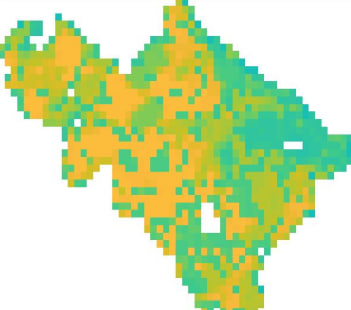
%> input picture 1.jpg, 351 x 310 px
$ octave colorhistx.m   (GNU Octave 9; MATLAB toolbox functions it lacks are replaced by stand-ins)
%> lines starting %> are read from the running program, lines starting %| are printed output that depends on the picture
% Read the image
img = imread('1.jpg'); % replace 'your_image.jpg' with the actual image file
%> img is the input picture: size 310x351x3 uint8; mean R, G, B 204.1, 224.3, 169.6

% Reshape the image to a 2D array of RGB values
img_vector = double(reshape(img, [], 3));

% Specify the number of clusters (5 in this case)
k = 5;
major_remove = 1;
normalize = 0;

% Perform K-Means clustering
[idx, centers] = kmeans(img_vector, k, 'Start', zeros(k, size(img_vector, 2)));

% Initialize a variable to store the count of pixels for each cluster
pixel_count = zeros(k, 1);

for i = 1:k
    % Find the indices of pixels belonging to each cluster
    cluster_indices = find(idx == i);

    % Update the pixel count for this cluster
    pixel_count(i) = length(cluster_indices);
end
%> after the loop, pixel_count = [16908; 53447; 12793; 16105; 9557]


myMap = containers.Map;
for i=1:length(centers)
    myMap(num2str(pixel_count(i))) = centers(i,:)/255;
end


pixel_count = sort(pixel_count);
%> pixel_count = [9557; 12793; 16105; 16908; 53447]

l = k;
if major_remove == 1
    l = k - 1;
    pixel_count(k,:) = [];
end

b = bar(1:l, pixel_count);
if normalize==1
    b = bar(1:l, pixel_count/sum(pixel_count));
end


b.FaceColor = 'flat';
for i=1:length(pixel_count)
   b.CData(i,:) = myMap(num2str(pixel_count(i)));
end
%> this loop made 4 passes
title('Pixel Count for Each Cluster Center');
xlabel('Cluster Center');
ylabel('Pixel Count');


% Create a cell array to store legend entries
legend_entries = cell(1, 1);

% Create the bar chart and store its handle
hold on;  % Turn on hold to add multiple bars to the same figure
b = bar(1:l, pixel_count);

% Optionally, normalize the pixel counts
if normalize == 1
    pixel_count = pixel_count / sum(pixel_count);
end

% Set the colors of the bars based on the associated color in myMap
b.FaceColor = 'flat';
for i = 1:l
    b.CData(i, :) = myMap(num2str(pixel_count(i)));

    % Create a legend entry for each bar
    legend_entries{i} = ['Count: ' num2str(pixel_count(i))];
end
%> after the loop, legend_entries = {'Count: 9557', 'Count: 12793', 'Count: 16105', 'Count: 16908'}

% Create the bar chart and store its handle
hold on;  % Turn on hold to add multiple bars to the same figure
b = bar(1:l, pixel_count);

% Optionally, normalize the pixel counts
if normalize == 1
    pixel_count = pixel_count / sum(pixel_count);
end

% Set the colors of the bars based on the associated color in myMap
b.FaceColor = 'flat';
for i = 1:l
    b.CData(i, :) = myMap(num2str(pixel_count(i)));

    % Create a legend entry for each bar
    legend_entries{i} = ['Count: ' num2str(pixel_count(i))];
end

% hold on;  % Turn on hold to add multiple bars to the same figure
b = bar(1:l, pixel_count);

% Optionally, normalize the pixel counts
if normalize == 1
    pixel_count = pixel_count / sum(pixel_count);
end

% Set the colors of the bars based on the associated color in myMap
b.FaceColor = 'flat';
st = [0];
for i = 1:l
    b.CData(i, :) = myMap(num2str(pixel_count(i)));
    plot(st,st,'Color', [1,0,0]);
    % Create a legend entry for each bar
    legend_entries{i} = ['Count: ' num2str(pixel_count(i))];
end


% Add the legend with individual entries
legend(legend_entries);

% Set chart properties (title, labels, etc.)
title('Pixel Count for Each Cluster Center');
xlabel('Cluster Center');
ylabel('Pixel Count');
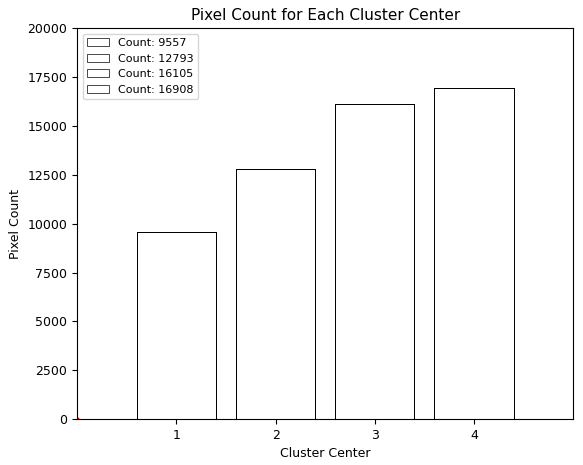
%> figure redrawn from the program's plot data; tallest bar 16908 high, from x = 3.6 to 4.4; tallest bar 16908 high, from x = 3.6 to 4.4; tallest bar 16908 high, from x = 3.6 to 4.4; tallest bar 16908 high, from x = 3.6 to 4.4

$ run again, with armini.PNG saved as 1.jpg
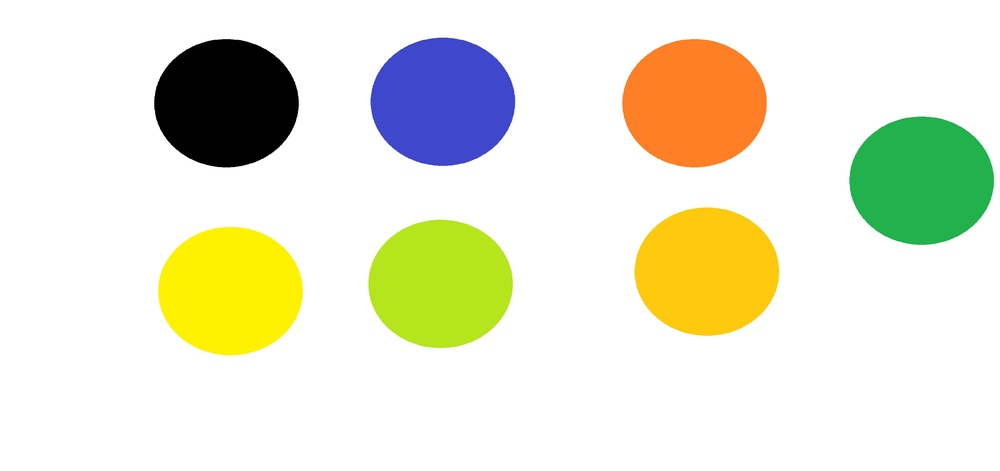
%> input picture armini.PNG, 1000 x 471 px, shrunk from 3270 x 1539 before the run
%> img is the input picture: size 471x1000x3 uint8; mean R, G, B 231.9, 232.1, 210.9
%> after the loop `for i = 1:k`: pixel_count = [58259; 369001; 14451; 14658; 14631]
%> `pixel_count = sort(pixel_count);`: pixel_count = [14451; 14631; 14658; 58259; 369001]
%> the loop `for i=1:length(pixel_count)` made 4 passes
%> after the loop `for i = 1:l`: legend_entries = {'Count: 14451', 'Count: 14631', 'Count: 14658', 'Count: 58259'}
%> `ylabel('Pixel Count');`:
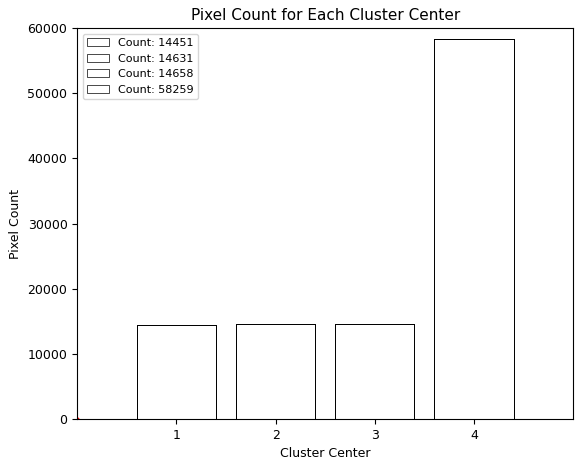
%> figure redrawn from the program's plot data; tallest bar 58259 high, from x = 3.6 to 4.4; tallest bar 58259 high, from x = 3.6 to 4.4; tallest bar 58259 high, from x = 3.6 to 4.4; tallest bar 58259 high, from x = 3.6 to 4.4
